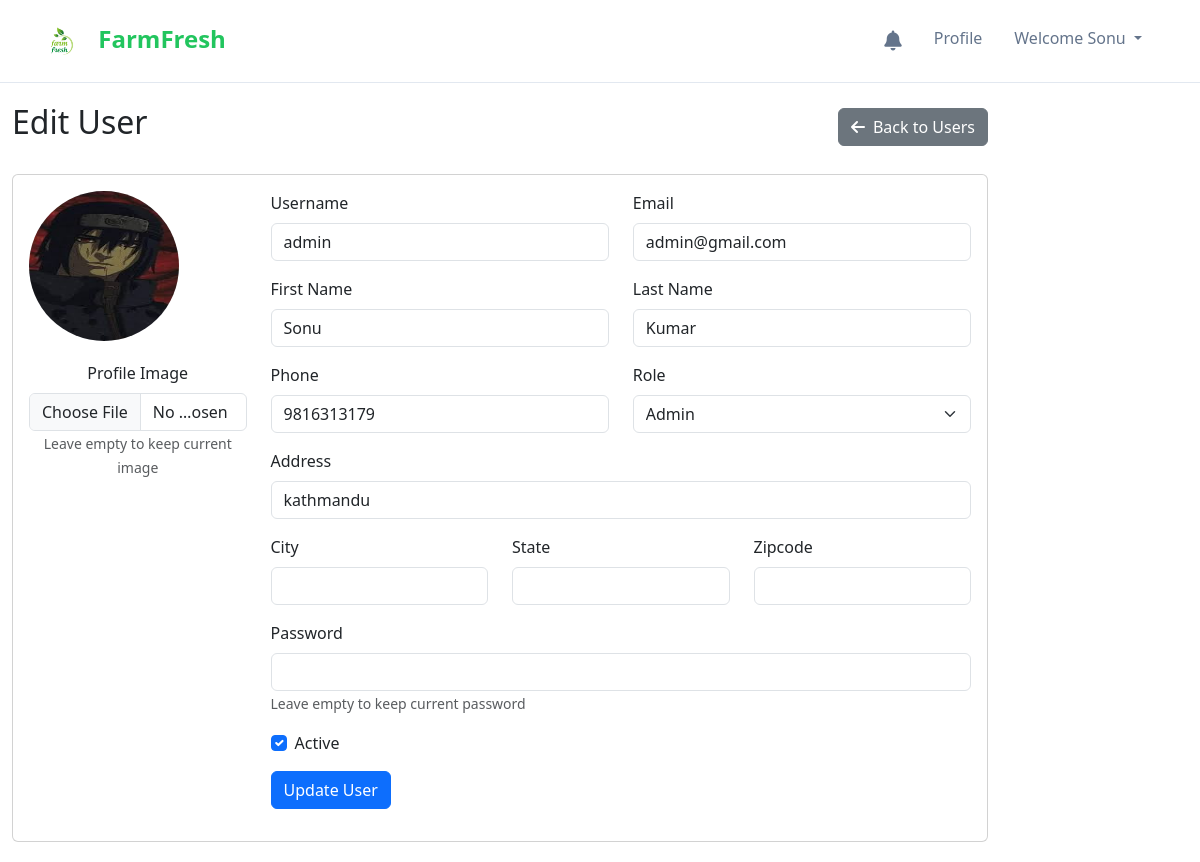
The app's page /admin/edit_user.php?id=6 (signed in) with its own data.
### tables this page shows
CREATE TABLE `users` (
  `user_id` int(11) NOT NULL,
  `username` varchar(100) DEFAULT NULL,
  `email` varchar(100) DEFAULT NULL,
  `password` varchar(100) DEFAULT NULL,
  `first_name` varchar(100) DEFAULT NULL,
  `last_name` varchar(100) DEFAULT NULL,
  `phone` varchar(20) DEFAULT NULL,
  `address` varchar(255) DEFAULT NULL,
  `city` varchar(100) DEFAULT NULL,
  `state` varchar(100) DEFAULT NULL,
  `zipcode` varchar(20) DEFAULT NULL,
  `role` enum('farmer','consumer','admin') NOT NULL,
  `created_at` datetime DEFAULT current_timestamp(),
  `updated_at` datetime DEFAULT current_timestamp() ON UPDATE current_timestamp(),
  `profile_image` varchar(255) DEFAULT NULL,
  `is_active` tinyint(1) DEFAULT 1,
  `bio` text DEFAULT NULL
);

### admin/edit_user.php (the view, shortened to what this page needs)
<?php
include '../config/db.php';
$user_id = $_GET['id'];
$user_query = "SELECT * FROM users WHERE user_id = $user_id";
$user_result = mysqli_query($dbconn, $user_query);
$user = mysqli_fetch_assoc($user_result);
?>
<!DOCTYPE html>
<html lang="en">
<head>
    <link href="https://cdn.jsdelivr.net/npm/bootstrap@5.3.3/dist/css/bootstrap.min.css" rel="stylesheet">
    <link rel="stylesheet" href="https://cdnjs.cloudflare.com/ajax/libs/font-awesome/6.0.0/css/all.min.css">
</head>
<body>
    <div class="container-fluid">
        <div class="row">
        <?php include '../includes/navbar.php'; ?>
            <div class="col-md-10 content">
                <div class="d-flex justify-content-between align-items-center mb-4">
                    <h2>Edit User</h2>
                    <a href="users.php" class="btn btn-secondary"><i class="fas fa-arrow-left me-2"></i>Back to Users</a>
                </div>
                <div class="card">
                    <div class="card-body">
                        <form method="POST" action="edit_user.php?id=<?php echo $user_id; ?>" enctype="multipart/form-data">
                            <div class="row">
                                <div class="col-md-3 text-center">
                                    <div class="profile-image-preview">
                                        <?php if(!empty($user['profile_image'])): ?>
                                            <img src="../uploads/profiles/<?php echo $user['profile_image']; ?>" alt="Profile" class="w-100 h-100 rounded-circle">
                                        <?php else: ?>
                                            <?php echo strtoupper(substr($user['first_name'] ?? $user['username'], 0, 1)); ?>
                                        <?php endif; ?>
                                    </div>
                                    <div class="mb-3">
                                        <label for="profile_image" class="form-label">Profile Image</label>
                                        <input type="file" class="form-control" id="profile_image" name="profile_image">
                                        <small class="text-muted">Leave empty to keep current image</small>
                                    </div>
                                </div>
                                <div class="col-md-9">
                                    <div class="row mb-3">
                                        <div class="col-md-6">
                                            <label for="username" class="form-label">Username</label>
                                            <input type="text" class="form-control" id="username" name="username" value="<?php echo htmlspecialchars($user['username']); ?>" required>
                                        </div>
                                        <div class="col-md-6">
                                            <label for="email" class="form-label">Email</label>
                                            <input type="email" class="form-control" id="email" name="email" value="<?php echo htmlspecialchars($user['email']); ?>" required>
                                        </div>
                                    </div>
                                    <div class="row mb-3">
                                        <div class="col-md-6">
                                            <label for="first_name" class="form-label">First Name</label>
                                            <input type="text" class="form-control" id="first_name" name="first_name" value="<?php echo htmlspecialchars($user['first_name']); ?>">
                                        </div>
                                        <div class="col-md-6">
                                            <label for="last_name" class="form-label">Last Name</label>
                                            <input type="text" class="form-control" id="last_name" name="last_name" value="<?php echo htmlspecialchars($user['last_name']); ?>">
                                        </div>
                                    </div>
                                    <div class="row mb-3">
                                        <div class="col-md-6">
                                            <label for="phone" class="form-label">Phone</label>
                                            <input type="text" class="form-control" id="phone" name="phone" value="<?php echo htmlspecialchars($user['phone']); ?>">
                                        </div>
                                        <div class="col-md-6">
                                            <label for="role" class="form-label">Role</label>
                                            <select class="form-select" id="role" name="role" required>
                                                <option value="admin" <?php echo $user['role'] === 'admin' ? 'selected' : ''; ?>>Admin</option>
                                            </select>
                                        </div>
                                    </div>
                                    <div class="mb-3">
                                        <label for="address" class="form-label">Address</label>
                                        <input type="text" class="form-control" id="address" name="address" value="<?php echo htmlspecialchars($user['address']); ?>">
                                    </div>
                                    <div class="row mb-3">
                                        <div class="col-md-4">
                                            <label for="city" class="form-label">City</label>
                                            <input type="text" class="form-control" id="city" name="city" value="<?php echo htmlspecialchars($user['city']); ?>">
                                        </div>
                                        <div class="col-md-4">
                                            <label for="state" class="form-label">State</label>
                                            <input type="text" class="form-control" id="state" name="state" value="<?php echo htmlspecialchars($user['state']); ?>">
                                        </div>
                                        <div class="col-md-4">
                                            <label for="zipcode" class="form-label">Zipcode</label>
                                            <input type="text" class="form-control" id="zipcode" name="zipcode" value="<?php echo htmlspecialchars($user['zipcode']); ?>">
                                        </div>
                                    </div>
                                    <div class="mb-3">
                                        <label for="password" class="form-label">Password</label>
                                        <input type="password" class="form-control" id="password" name="password">
                                        <small class="text-muted">Leave empty to keep current password</small>
                                    </div>
                                    <div class="mb-3 form-check">
                                        <input type="checkbox" class="form-check-input" id="is_active" name="is_active" <?php echo $user['is_active'] ? 'checked' : ''; ?>>
                                        <label class="form-check-label" for="is_active">Active</label>
                                    </div>
                                    <div class="mb-3">
                                        <button type="submit" class="btn btn-primary">Update User</button>
                                    </div>
                                </div>
                            </div>
                        </form>
                    </div>
                </div>
            </div>
        </div>
    </div>
</body>
</html>

### admin/edit_user.php (style rules this page uses)
.content { padding: 20px; }
.profile-image-preview { width: 150px; height: 150px; border-radius: 50%; object-fit: cover; background-color: #e9ecef; display: flex; align-items: center; justify-content: center; font-size: 48px; color: #6c757d; margin-bottom: 20px; }

### includes/navbar.php (style rules this page uses)
body, html { margin: 0; padding: 0; overflow-x: hidden; }

### records on screen
users: profile_image (picture), username "admin", email "admin@gmail.com", first_name "Sonu", last_name "Kumar", phone "9816313179", role "Admin", address "kathmandu", is_active "☑"

### other values on screen
$_SESSION['first_name'] "Sonu"
